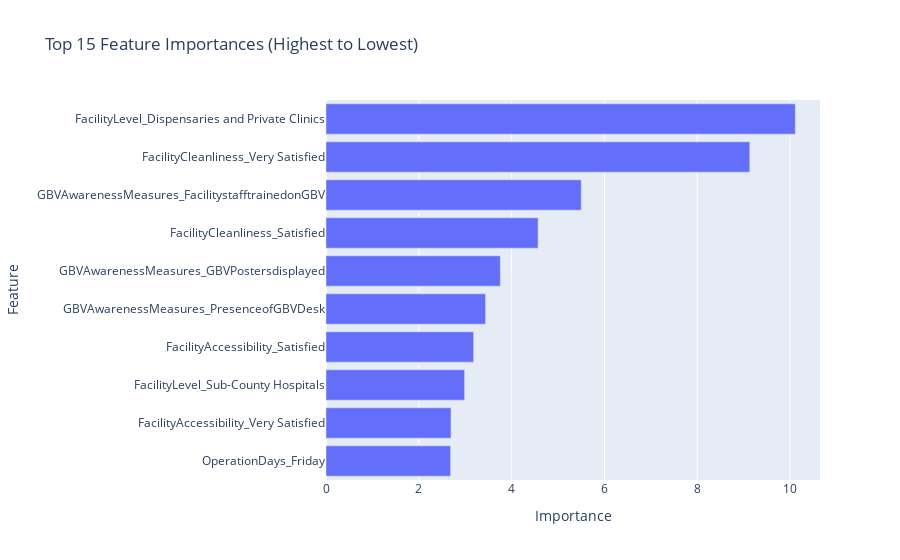

Source (notebook cell):
### Code cell
feature_importances = best_cat_model.feature_importances_

importances = pd.Series(feature_importances, index=X_train.columns)

top_10_importances = importances.sort_values(ascending=False)[:10][::-1]

fig = px.bar(top_10_importances, x=top_10_importances.values, y=top_10_importances.index, orientation='h',
             labels={'x': 'Importance', 'index': 'Feature'},
             title='Top 15 Feature Importances (Highest to Lowest)')

fig.show()

### Figure 1 — Plotly figure (JSON) as saved in the notebook; plotly's stock layout.template omitted (floating-point values rounded to 4 significant figures)
{"data": [{"alignmentgroup": "True", "hovertemplate": "Importance=%{x}<br>Feature=%{y}<extra></extra>", "legendgroup": "", "marker": {"color": "#636efa", "pattern": {"shape": ""}}, "name": "", "offsetgroup": "", "orientation": "h", "showlegend": false, "textposition": "auto", "type": "bar", "x": [2.685, 2.694, 2.987, 3.182, 3.439, 3.757, 4.57, 5.501, 9.133, 10.11], "xaxis": "x", "y": ["OperationDays_Friday", "FacilityAccessibility_Very Satisfied", "FacilityLevel_Sub-County Hospitals", "FacilityAccessibility_Satisfied", "GBVAwarenessMeasures_PresenceofGBVDesk", "GBVAwarenessMeasures_GBVPostersdisplayed", "FacilityCleanliness_Satisfied", "GBVAwarenessMeasures_FacilitystafftrainedonGBV", "FacilityCleanliness_Very Satisfied", "FacilityLevel_Dispensaries and Private Clinics"], "yaxis": "y"}], "layout": {"barmode": "relative", "legend": {"tracegroupgap": 0}, "title": {"text": "Top 15 Feature Importances (Highest to Lowest)"}, "xaxis": {"anchor": "y", "domain": [0, 1], "title": {"text": "Importance"}}, "yaxis": {"anchor": "x", "domain": [0, 1], "title": {"text": "Feature"}}}}
